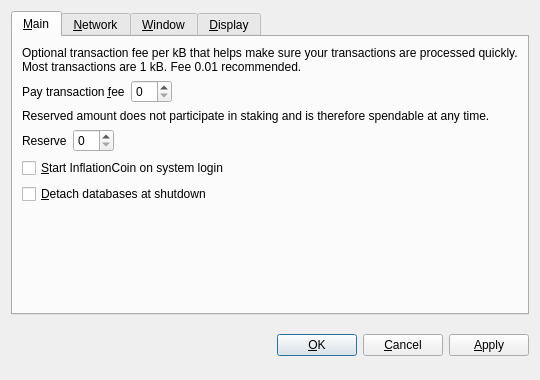
<?xml version="1.0" encoding="UTF-8"?>
<ui version="4.0">
 <class>OptionsDialog</class>
 <widget class="QDialog" name="OptionsDialog">
  <property name="geometry">
   <rect>
    <x>0</x>
    <y>0</y>
    <width>540</width>
    <height>380</height>
   </rect>
  </property>
  <property name="windowTitle">
   <string>Options</string>
  </property>
  <property name="modal">
   <bool>true</bool>
  </property>
  <layout class="QVBoxLayout" name="verticalLayout">
   <item>
    <widget class="QTabWidget" name="tabWidget">
     <property name="tabPosition">
      <enum>QTabWidget::North</enum>
     </property>
     <property name="currentIndex">
      <number>0</number>
     </property>
     <widget class="QWidget" name="tabMain">
      <attribute name="title">
       <string>&amp;Main</string>
      </attribute>
      <layout class="QVBoxLayout" name="verticalLayout_Main">
       <item>
        <widget class="QLabel" name="transactionFeeInfoLabel">
         <property name="text">
          <string>Optional transaction fee per kB that helps make sure your transactions are processed quickly. Most transactions are 1 kB. Fee 0.01 recommended.</string>
         </property>
         <property name="textFormat">
          <enum>Qt::PlainText</enum>
         </property>
         <property name="wordWrap">
          <bool>true</bool>
         </property>
        </widget>
       </item>
       <item>
        <layout class="QHBoxLayout" name="horizontalLayoutFee">
         <item>
          <widget class="QLabel" name="transactionFeeLabel">
           <property name="text">
            <string>Pay transaction &amp;fee</string>
           </property>
           <property name="textFormat">
            <enum>Qt::PlainText</enum>
           </property>
           <property name="buddy">
            <cstring>transactionFee</cstring>
           </property>
          </widget>
         </item>
         <item>
          <widget class="BitcoinAmountField" name="transactionFee"/>
         </item>
         <item>
          <spacer name="horizontalSpacerFee">
           <property name="orientation">
            <enum>Qt::Horizontal</enum>
           </property>
           <property name="sizeHint" stdset="0">
            <size>
             <width>40</width>
             <height>20</height>
            </size>
           </property>
          </spacer>
         </item>
        </layout>
       </item>
       <item>
        <widget class="QLabel" name="reserveBalanceInfoLabel">
         <property name="text">
          <string>Reserved amount does not participate in staking and is therefore spendable at any time.</string>
         </property>
         <property name="textFormat">
          <enum>Qt::PlainText</enum>
         </property>
         <property name="wordWrap">
          <bool>true</bool>
         </property>
        </widget>
       </item>
       <item>
        <layout class="QHBoxLayout" name="horizontalLayoutReserveBalance">
         <item>
          <widget class="QLabel" name="reserveBalanceLabel">
           <property name="text">
            <string>Reserve</string>
           </property>
           <property name="textFormat">
            <enum>Qt::PlainText</enum>
           </property>
           <property name="buddy">
            <cstring>reserveBalance</cstring>
           </property>
          </widget>
         </item>
         <item>
          <widget class="BitcoinAmountField" name="reserveBalance"/>
         </item>
         <item>
          <spacer name="horizontalSpacerReserveBalance">
           <property name="orientation">
            <enum>Qt::Horizontal</enum>
           </property>
           <property name="sizeHint" stdset="0">
            <size>
             <width>40</width>
             <height>20</height>
            </size>
           </property>
          </spacer>
         </item>
        </layout>
       </item>
       <item>
        <widget class="QCheckBox" name="bitcoinAtStartup">
         <property name="toolTip">
          <string>Automatically start InflationCoin after logging in to the system.</string>
         </property>
         <property name="text">
          <string>&amp;Start InflationCoin on system login</string>
         </property>
        </widget>
       </item>
       <item>
        <widget class="QCheckBox" name="detachDatabases">
         <property name="toolTip">
          <string>Detach block and address databases at shutdown. This means they can be moved to another data directory, but it slows down shutdown. The wallet is always detached.</string>
         </property>
         <property name="text">
          <string>&amp;Detach databases at shutdown</string>
         </property>
        </widget>
       </item>
       <item>
        <spacer name="verticalSpacer_Main">
         <property name="orientation">
          <enum>Qt::Vertical</enum>
         </property>
         <property name="sizeHint" stdset="0">
          <size>
           <width>20</width>
           <height>40</height>
          </size>
         </property>
        </spacer>
       </item>
      </layout>
     </widget>
     <widget class="QWidget" name="tabNetwork">
      <attribute name="title">
       <string>&amp;Network</string>
      </attribute>
      <layout class="QVBoxLayout" name="verticalLayout_Network">
       <item>
        <widget class="QCheckBox" name="mapPortUpnp">
         <property name="toolTip">
          <string>Automatically open the InflationCoin client port on the router. This only works when your router supports UPnP and it is enabled.</string>
         </property>
         <property name="text">
          <string>Map port using &amp;UPnP</string>
         </property>
        </widget>
       </item>
       <item>
        <widget class="QCheckBox" name="connectSocks">
         <property name="toolTip">
          <string>Connect to the InflationCoin network through a SOCKS proxy (e.g. when connecting through Tor).</string>
         </property>
         <property name="text">
          <string>&amp;Connect through SOCKS proxy:</string>
         </property>
        </widget>
       </item>
       <item>
        <layout class="QHBoxLayout" name="horizontalLayout_Network">
         <item>
          <widget class="QLabel" name="proxyIpLabel">
           <property name="text">
            <string>Proxy &amp;IP:</string>
           </property>
           <property name="textFormat">
            <enum>Qt::PlainText</enum>
           </property>
           <property name="buddy">
            <cstring>proxyIp</cstring>
           </property>
          </widget>
         </item>
         <item>
          <widget class="QValidatedLineEdit" name="proxyIp">
           <property name="maximumSize">
            <size>
             <width>140</width>
             <height>16777215</height>
            </size>
           </property>
           <property name="toolTip">
            <string>IP address of the proxy (e.g. 127.0.0.1)</string>
           </property>
          </widget>
         </item>
         <item>
          <widget class="QLabel" name="proxyPortLabel">
           <property name="text">
            <string>&amp;Port:</string>
           </property>
           <property name="textFormat">
            <enum>Qt::PlainText</enum>
           </property>
           <property name="buddy">
            <cstring>proxyPort</cstring>
           </property>
          </widget>
         </item>
         <item>
          <widget class="QLineEdit" name="proxyPort">
           <property name="maximumSize">
            <size>
             <width>55</width>
             <height>16777215</height>
            </size>
           </property>
           <property name="toolTip">
            <string>Port of the proxy (e.g. 9050)</string>
           </property>
          </widget>
         </item>
         <item>
          <widget class="QLabel" name="socksVersionLabel">
           <property name="text">
            <string>SOCKS &amp;Version:</string>
           </property>
           <property name="textFormat">
            <enum>Qt::PlainText</enum>
           </property>
           <property name="buddy">
            <cstring>socksVersion</cstring>
           </property>
          </widget>
         </item>
         <item>
          <widget class="QValueComboBox" name="socksVersion">
           <property name="toolTip">
            <string>SOCKS version of the proxy (e.g. 5)</string>
           </property>
          </widget>
         </item>
         <item>
          <spacer name="horizontalSpacer_Network">
           <property name="orientation">
            <enum>Qt::Horizontal</enum>
           </property>
           <property name="sizeHint" stdset="0">
            <size>
             <width>40</width>
             <height>20</height>
            </size>
           </property>
          </spacer>
         </item>
        </layout>
       </item>
       <item>
        <spacer name="verticalSpacer_Network">
         <property name="orientation">
          <enum>Qt::Vertical</enum>
         </property>
         <property name="sizeHint" stdset="0">
          <size>
           <width>20</width>
           <height>40</height>
          </size>
         </property>
        </spacer>
       </item>
      </layout>
     </widget>
     <widget class="QWidget" name="tabWindow">
      <attribute name="title">
       <string>&amp;Window</string>
      </attribute>
      <layout class="QVBoxLayout" name="verticalLayout_Window">
       <item>
        <widget class="QCheckBox" name="minimizeToTray">
         <property name="toolTip">
          <string>Show only a tray icon after minimizing the window.</string>
         </property>
         <property name="text">
          <string>&amp;Minimize to the tray instead of the taskbar</string>
         </property>
        </widget>
       </item>
       <item>
        <widget class="QCheckBox" name="minimizeOnClose">
         <property name="toolTip">
          <string>Minimize instead of exit the application when the window is closed. When this option is enabled, the application will be closed only after selecting Quit in the menu.</string>
         </property>
         <property name="text">
          <string>M&amp;inimize on close</string>
         </property>
        </widget>
       </item>
       <item>
        <spacer name="verticalSpacer_Window">
         <property name="orientation">
          <enum>Qt::Vertical</enum>
         </property>
         <property name="sizeHint" stdset="0">
          <size>
           <width>20</width>
           <height>40</height>
          </size>
         </property>
        </spacer>
       </item>
      </layout>
     </widget>
     <widget class="QWidget" name="tabDisplay">
      <attribute name="title">
       <string>&amp;Display</string>
      </attribute>
      <layout class="QVBoxLayout" name="verticalLayout_Display">
       <item>
        <layout class="QHBoxLayout" name="horizontalLayout_1_Display">
         <item>
          <widget class="QLabel" name="langLabel">
           <property name="text">
            <string>User Interface &amp;language:</string>
           </property>
           <property name="textFormat">
            <enum>Qt::PlainText</enum>
           </property>
           <property name="buddy">
            <cstring>lang</cstring>
           </property>
          </widget>
         </item>
         <item>
          <widget class="QValueComboBox" name="lang">
           <property name="toolTip">
            <string>The user interface language can be set here. This setting will take effect after restarting InflationCoin.</string>
           </property>
          </widget>
         </item>
        </layout>
       </item>
       <item>
        <layout class="QHBoxLayout" name="horizontalLayout_2_Display">
         <item>
          <widget class="QLabel" name="unitLabel">
           <property name="text">
            <string>&amp;Unit to show amounts in:</string>
           </property>
           <property name="textFormat">
            <enum>Qt::PlainText</enum>
           </property>
           <property name="buddy">
            <cstring>unit</cstring>
           </property>
          </widget>
         </item>
         <item>
          <widget class="QValueComboBox" name="unit">
           <property name="toolTip">
            <string>Choose the default subdivision unit to show in the interface and when sending coins.</string>
           </property>
          </widget>
         </item>
        </layout>
       </item>
       <item>
        <widget class="QCheckBox" name="displayAddresses">
         <property name="toolTip">
          <string>Whether to show InflationCoin addresses in the transaction list or not.</string>
         </property>
         <property name="text">
          <string>&amp;Display addresses in transaction list</string>
         </property>
        </widget>
       </item>
       <item>
        <widget class="QCheckBox" name="coinControlFeatures">
         <property name="toolTip">
          <string>Whether to show coin control features or not.</string>
         </property>
         <property name="text">
          <string>Display coin &amp;control features (experts only!)</string>
         </property>
        </widget>
       </item>
       <item>
        <spacer name="verticalSpacer_Display">
         <property name="orientation">
          <enum>Qt::Vertical</enum>
         </property>
         <property name="sizeHint" stdset="0">
          <size>
           <width>20</width>
           <height>40</height>
          </size>
         </property>
        </spacer>
       </item>
      </layout>
     </widget>
    </widget>
   </item>
   <item>
    <layout class="QHBoxLayout" name="horizontalLayout_Buttons">
     <item>
      <spacer name="horizontalSpacer_1">
       <property name="orientation">
        <enum>Qt::Horizontal</enum>
       </property>
       <property name="sizeHint" stdset="0">
        <size>
         <width>40</width>
         <height>48</height>
        </size>
       </property>
      </spacer>
     </item>
     <item>
      <widget class="QLabel" name="statusLabel">
       <property name="font">
        <font>
         <weight>75</weight>
         <bold>true</bold>
        </font>
       </property>
       <property name="text">
        <string/>
       </property>
       <property name="textFormat">
        <enum>Qt::PlainText</enum>
       </property>
       <property name="wordWrap">
        <bool>true</bool>
       </property>
      </widget>
     </item>
     <item>
      <spacer name="horizontalSpacer_2">
       <property name="orientation">
        <enum>Qt::Horizontal</enum>
       </property>
       <property name="sizeHint" stdset="0">
        <size>
         <width>40</width>
         <height>48</height>
        </size>
       </property>
      </spacer>
     </item>
     <item>
      <widget class="QPushButton" name="okButton">
       <property name="text">
        <string>&amp;OK</string>
       </property>
      </widget>
     </item>
     <item>
      <widget class="QPushButton" name="cancelButton">
       <property name="text">
        <string>&amp;Cancel</string>
       </property>
       <property name="autoDefault">
        <bool>false</bool>
       </property>
      </widget>
     </item>
     <item>
      <widget class="QPushButton" name="applyButton">
       <property name="text">
        <string>&amp;Apply</string>
       </property>
       <property name="autoDefault">
        <bool>false</bool>
       </property>
      </widget>
     </item>
    </layout>
   </item>
  </layout>
 </widget>
 <customwidgets>
  <customwidget>
   <class>BitcoinAmountField</class>
   <extends>QSpinBox</extends>
   <header>bitcoinamountfield.h</header>
  </customwidget>
  <customwidget>
   <class>QValueComboBox</class>
   <extends>QComboBox</extends>
   <header>qvaluecombobox.h</header>
  </customwidget>
  <customwidget>
   <class>QValidatedLineEdit</class>
   <extends>QLineEdit</extends>
   <header>qvalidatedlineedit.h</header>
  </customwidget>
 </customwidgets>
 <resources/>
 <connections/>
</ui>
